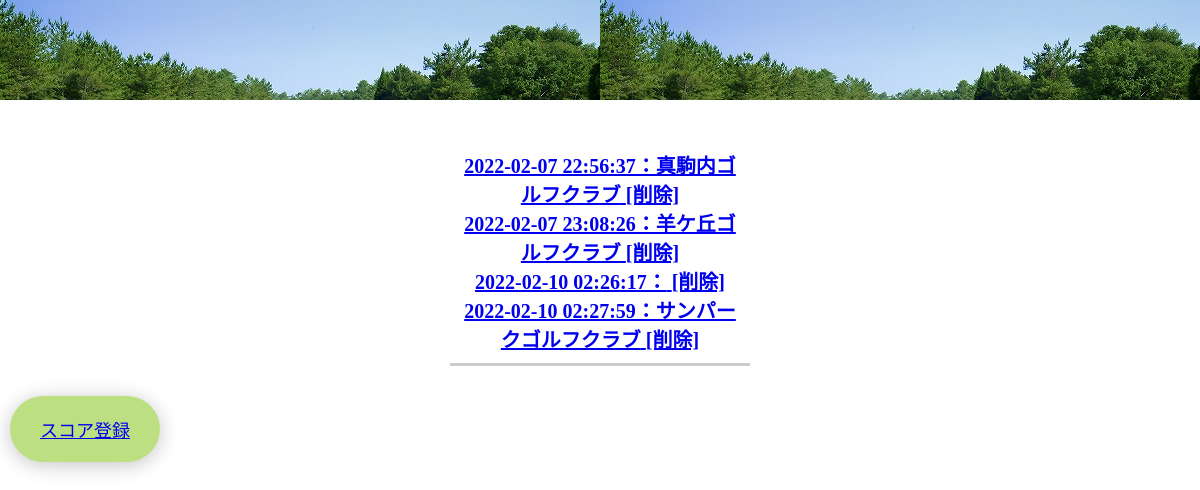
The page /select.php on the database its author committed.
### tables this page shows
CREATE TABLE `glf_topdb` (
  `id` int(12) NOT NULL,
  `glfname` varchar(64) NOT NULL,
  `course` varchar(128) NOT NULL,
  `weather` varchar(64) NOT NULL,
  `member` varchar(64) NOT NULL,
  `indate` datetime NOT NULL,
  `member2` varchar(64) NOT NULL,
  `member3` varchar(64) NOT NULL,
  `member4` varchar(64) NOT NULL,
  `hole1` varchar(64) NOT NULL,
  `hole2` varchar(64) NOT NULL,
  `hole3` varchar(64) NOT NULL,
  `hole4` varchar(64) NOT NULL,
  `hole5` varchar(64) NOT NULL,
  `hole6` varchar(64) NOT NULL,
  `hole7` varchar(64) NOT NULL,
  `hole8` varchar(64) NOT NULL,
  `hole9` varchar(64) NOT NULL,
  `hole10` varchar(64) NOT NULL,
  `hole11` varchar(64) NOT NULL,
  `hole12` varchar(64) NOT NULL,
  `hole13` varchar(64) NOT NULL,
  `hole14` varchar(64) NOT NULL,
  `hole15` varchar(64) NOT NULL,
  `hole16` varchar(64) NOT NULL,
  `hole17` varchar(64) NOT NULL,
  `hole18` varchar(64) NOT NULL
);

### select.php (the view, shortened to what this page needs)
<?php
$pdo = db_conn();
$stmt = $pdo->prepare('SELECT * FROM glf_topdb');
$status = $stmt->execute();
$view = '';
if ($status === false) {
    $error = $stmt->errorInfo();
    exit('SQLError:' . print_r($error, true));
} else {
    while ($result = $stmt->fetch(PDO::FETCH_ASSOC)) {
        $view .= '<p>';
        $view .= '<a href="detail.php?id='. $result["id"].'">';
        $view .= $result['indate'] . '：' . $result['glfname'];
        $view .= '</a>';
        $view .= '<a href="delete.php?id=' . $result['id'] . '">';
        $view .= '  [削除]';
        $view .= '</a>';
        $view .= '</p>';
    }
}
?>
<!DOCTYPE html>
<html lang="ja">
<head>
    <link rel="stylesheet" href="glfindex.css">
</head>
<body id="main">
    <header><div class="header">            </div>
    </header>
    <div>
        <div class="container jumbotron">
            <?= $view ?>
        </div>
    </div>
    <nav class="navbar navbar-default">
            <div class="container-fluid">
            <button><a href="./index.php">スコア登録</a></button>
        </nav>
</body>
</html>

### glfindex.css (style rules this page uses)
* { padding: 0; margin: 0; box-sizing: border-box; }
body { height: 900px; }
.header { background-image: url('images/golf.jpg'); width: 100%; height: 100%; padding: 50px; color: #FFF; text-shadow: 1px 1px 1px #333; font-family: 'Open Sans', sans-serif; font-size: 80px; text-align: center; margin-bottom: 30px; }
.jumbotron { text-align: center; font-size: 20px; border-bottom: 3px solid #ccc; font-weight: bold; padding-bottom: 10px; width: 300px; margin: 0 auto 10px; }
button { border: none; font-size: large; outline: none; padding: 20px 30px; border-radius: 50px; color: #333; background: rgb(188, 224, 129); margin-bottom: 50px; box-shadow: 0 3px 20px 0 #0000003b; }

### select.php (style rules this page uses)
div { padding: 10px; font-size: 16px; }

### rows shown on the page
glf_topdb: value "2022-02-07 22:56:37：真駒内ゴルフクラブ [削除]"
glf_topdb: value "2022-02-07 23:08:26：羊ケ丘ゴルフクラブ [削除]"
glf_topdb: value "2022-02-10 02:26:17： [削除]"
glf_topdb: value "2022-02-10 02:27:59：サンパークゴルフクラブ [削除]"
